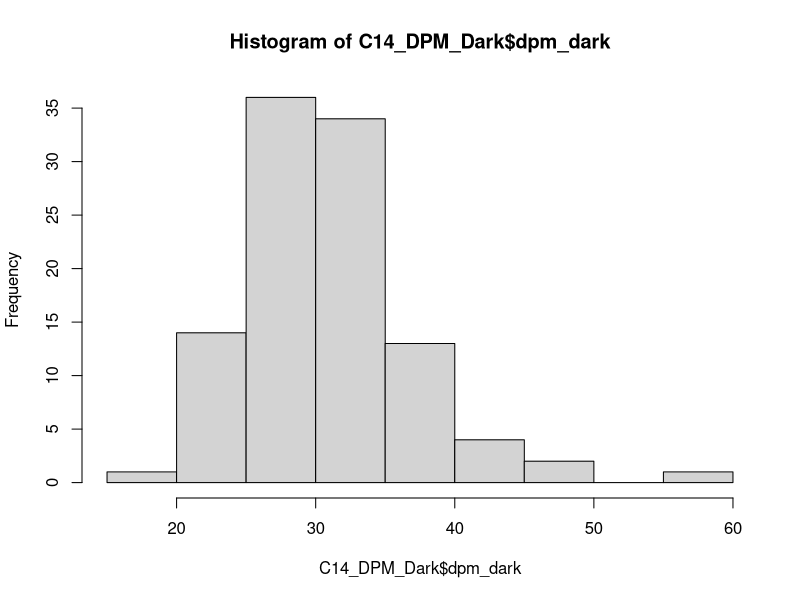
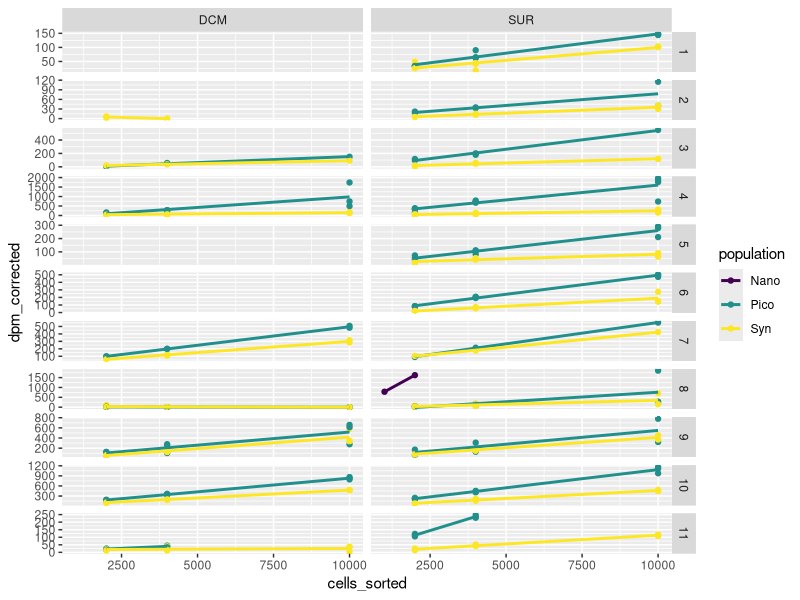
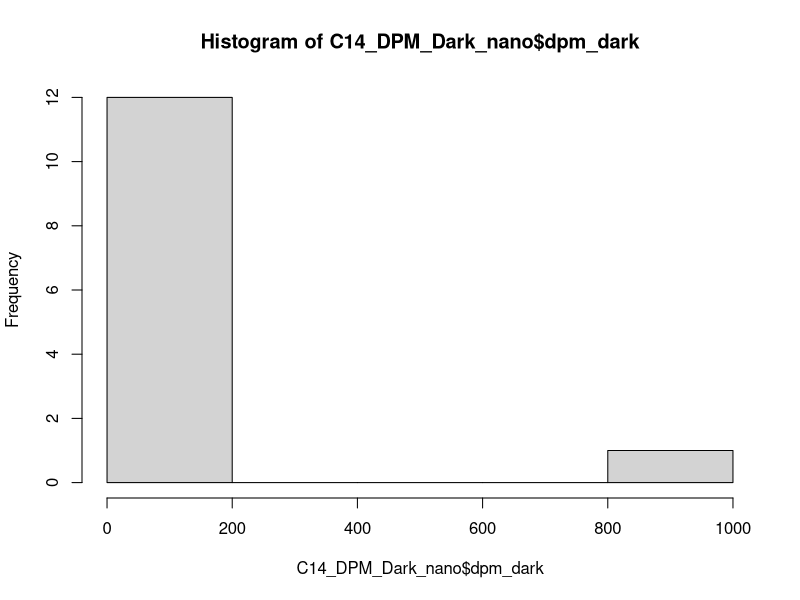
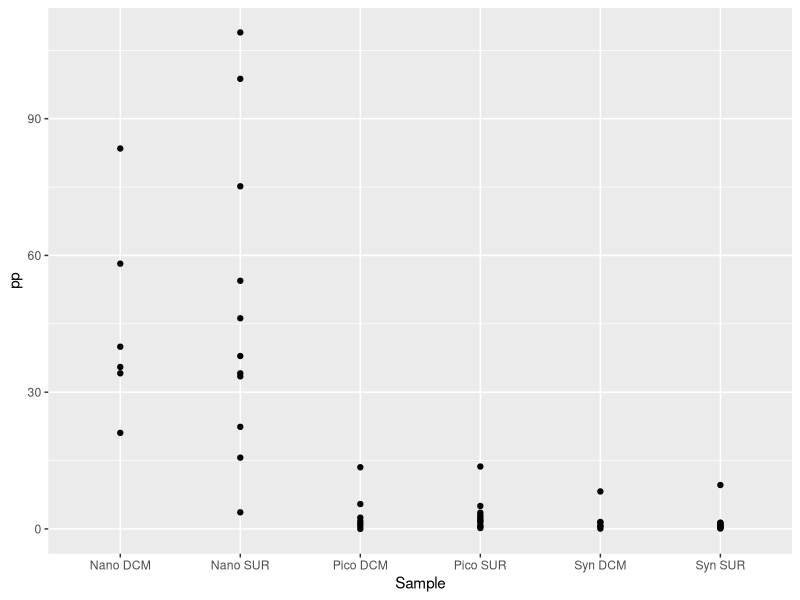
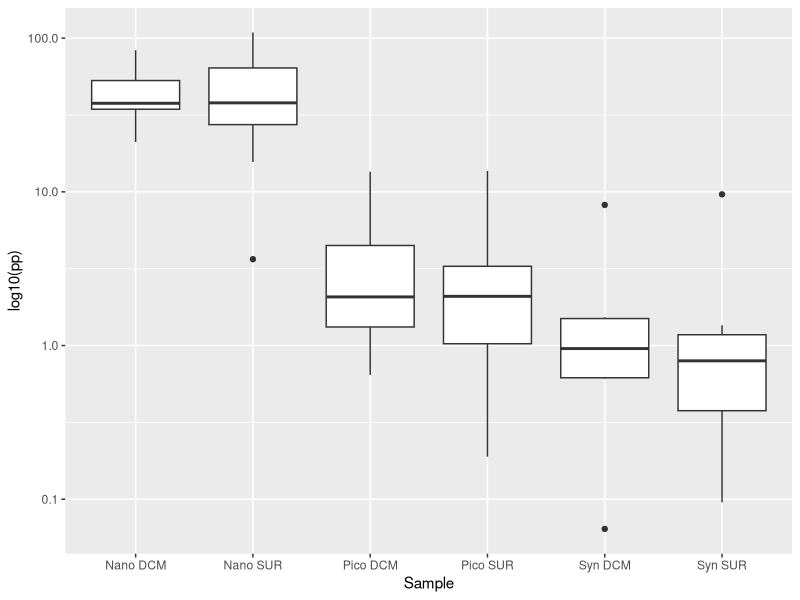
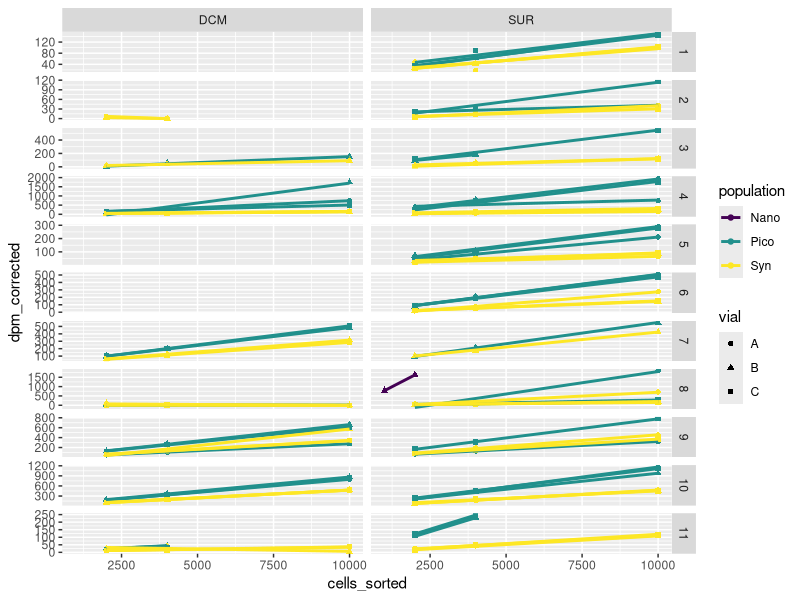

R code for these plots, in order: (Note: this script raises an error after producing the figures.)
## ---- chunk 1
  knitr::opts_chunk$set(message=FALSE,
                        warning=FALSE,
                        cache=TRUE,
                        tidy=FALSE)
## ---- chunk 2
library(dplyr)
library(tidyverse)
library(ggplot2)
library(broom)
## ---- chunk 3
C14_DPM <- readxl::read_excel("TAN1810_14C-Pico_25052020_QA_1.0.xlsx", sheet = "Complete data TAN1810", skip = 11) %>%
  dplyr::select (`Cycle#`, `EXP#`, SAMPLE, `Vial code             (i - initials, A to C - light incubation, D - dark)`, `sorting population`, `Cells sorted`, DPM1, DIC, `SA_dpm_mL`) %>%   
     rename(cycle = `Cycle#`,
            exp = `EXP#`,
            sample = SAMPLE, 
            vial = `Vial code             (i - initials, A to C - light incubation, D - dark)`, 
            population = `sorting population`, 
            cells_sorted = `Cells sorted`, 
            dpm = DPM1,
            SA = `SA_dpm_mL`) %>%
    filter(population != "Nano" | (population == "Nano" & exp == 8 & sample == "SUR" & vial == "B") | (population == "Nano" & exp == 8 & sample == "SUR" & vial == "D")) %>%
    filter(!(exp == 3 & sample == "SUR" & vial == "A" & population == "Pico")) %>%
    filter(!(exp == 2 & sample == "DCM" & vial == "A" & population == "Pico"))
  
C14_DPM
## ---- chunk 4
C14_DPM_Dark <- C14_DPM %>% 
  filter(vial == "D") %>% 
  rename(dpm_dark = dpm) %>% 
  dplyr::select(-vial) # Remove the vial column
C14_DPM_Dark
# Check the values of dpm dark with histogram. The values are normally distributed, concentrated around the mean.
hist(C14_DPM_Dark$dpm_dark)
mean(C14_DPM_Dark$dpm_dark)
## ---- chunk 5
C14_DPM_corrected <- left_join(C14_DPM,C14_DPM_Dark) %>% 
  filter (vial != "D") %>% 
  # DV - The next line replace dpm_dark to average dpm_dark if no value. Checked with histogram above.
  mutate(dpm_dark = case_when (is.na(dpm_dark) ~ mean(dpm_dark, na.rm = TRUE),
                               TRUE ~ dpm_dark))  %>% 
  # DV - The next line set dpm_correct to zero if negative, as negative values are all close to zero.
  mutate(dpm_corrected = case_when (dpm >= dpm_dark ~ dpm - dpm_dark,
                                    TRUE ~0)) 

C14_DPM_corrected  
## ---- chunk 6
 reg_plot <- ggplot(data = C14_DPM_corrected, aes(x=cells_sorted, y=dpm_corrected, color=population)) +
  geom_point() + stat_smooth(method="lm", se=FALSE) +
  facet_grid(rows=vars(exp), cols=vars(sample), scales = "free_y") +
  scale_color_viridis_d()
reg_plot
## ---- chunk 7
C14_DPM_model_1 <- C14_DPM_corrected %>%
  group_by(cycle, exp, sample, population, DIC, SA) %>% 
  tidyr::nest() %>% 
  mutate(
    fit = purrr::map(data, ~ lm(dpm_corrected ~ cells_sorted, data = .x)),
    tidied = purrr::map(fit, tidy)
  ) %>% 
  unnest(tidied)

C14_DPM_model_output_1 <- C14_DPM_model_1 %>% 
  select(exp:population, term, estimate) %>% 
  pivot_wider(names_from="term", values_from ="estimate" ) %>% 
  rename (slope = cells_sorted, intercept = `(Intercept)`)

C14_DPM_model_output_1
  
## ---- chunk 8
pp_cal_1 <- mutate(C14_DPM_model_output_1, pp = DIC*slope*(1/(SA*24))*10^9*1.05) %>%
  ungroup() %>%
  filter(pp >= 0) # remove negative pp values

# add missing rows for data analysis later
pp_cal_1 <- complete(pp_cal_1, nesting(cycle, exp, sample), population) 
  
pp_cal_1
## ---- chunk 9
# Changed the excel sheet read, with final dpm and DIC values
C14_DPM_nano <- readxl::read_excel("TAN1810_14C-Pico_25052020_QA_1.0.xlsx", sheet = "Complete data TAN1810", skip = 11)%>% 
  dplyr::select (`Cycle#`, `EXP#`, SAMPLE, `Vial code             (i - initials, A to C - light incubation, D - dark)`, `sorting population`, `Cells sorted`, DPM1, DIC, `SA_dpm_mL`) %>%   
     rename(cycle = `Cycle#`,
            exp = `EXP#`,
            sample = SAMPLE, 
            vial = `Vial code             (i - initials, A to C - light incubation, D - dark)`, 
            population = `sorting population`, 
            cells_sorted = `Cells sorted`, 
            dpm = DPM1,
            SA = `SA_dpm_mL`) %>%
    filter(population == "Nano" | (exp == 2 & sample == "DCM" & vial == "A" & population == "Pico")) %>%
    filter(!(exp == 5 & sample == "SUR" & vial =="D")) %>%
    filter(!(exp == 7 & sample == "SUR")) %>%
    filter(!(exp == 7 & sample == "DCM")) %>%
    filter(!(exp == 8 & sample == "DCM")) %>%
    filter(!(exp == 8 & sample == "SUR" & vial == "C" & cells_sorted == 2000)) %>%
    filter(!(exp == 6 & sample == "SUR" & vial == "A" & dpm == 384)) %>%
    filter(!(exp == 8 & sample == "SUR" & vial == "B")) %>%
    filter(!(exp == 8 & sample == "SUR" & vial == "D" & cells_sorted == 2000))
  
C14_DPM_nano
## ---- chunk 10
 C14_DPM_Dark_nano <- C14_DPM_nano %>% 
  filter(vial == "D") %>% 
  rename(dpm_dark = dpm) %>% 
  dplyr::select(-vial)  # Remove the vial column
C14_DPM_Dark_nano
# Check the values of dpm dark with histogram.
hist(C14_DPM_Dark_nano$dpm_dark)
mean(C14_DPM_Dark_nano$dpm_dark)
## ---- chunk 11
C14_DPM_corrected_nano <- left_join(C14_DPM_nano,C14_DPM_Dark_nano) %>% 
  filter (vial != "D") %>% 
  # DV - The next line replace dpm_dark to average dpm_dark if no value. Checked with histogram above.
  mutate(dpm_dark = case_when (is.na(dpm_dark) ~ mean(dpm_dark, na.rm = TRUE),
                               TRUE ~ dpm_dark))  %>% 
  # DV - The next line set dpm_correct to zero if negative, as negative values are all close to zero.
  mutate(dpm_corrected = case_when (dpm >= dpm_dark ~ dpm - dpm_dark,
                                    TRUE ~0)) 
C14_DPM_corrected_nano
## ---- chunk 12
# merge tables
pp_cal_nano <-  C14_DPM_corrected_nano %>%
  group_by(SA, population, cycle, DIC, exp, sample) %>%
  mutate(mean_dpm_corrected=mean(dpm_corrected)) %>% #calculate mean
  select(-vial, -dpm, -dpm_dark, -dpm_corrected) %>%
  distinct() #remove duplicates

pp_cal_nano
## ---- chunk 13
pp_cal_nano <- mutate(pp_cal_nano, pp = DIC*mean_dpm_corrected*(1/(SA*24*cells_sorted))*10^9*1.05) %>% 
  ungroup() %>%
  filter(pp >= 0) # remove negative pp values

# add missing rows for data analysis later
pp_cal_nano <- complete(pp_cal_nano, nesting(cycle, exp, sample), population) %>%
  select(-SA, -DIC)%>%
  ungroup()
  
pp_cal_nano
## ---- chunk 14
pp_cal_1_join<-full_join(pp_cal_1,pp_cal_nano) %>%
  select(-SA,-intercept, -slope, -DIC, -cells_sorted, -mean_dpm_corrected)%>%
  arrange(cycle, exp, sample, population)
pp_cal_1_join
## ---- chunk 15
pp_cal_table <- pp_cal_1_join %>% 
  group_by(population,sample) %>% 
  summarise(pp_mean = mean(pp, na.rm = TRUE),
            ssd = sd(pp, na.rm = TRUE),
            count = n()) %>%
  mutate(se = ssd / sqrt(count),
        lower_CI = pp_mean - qt(1 - (0.05 / 2), count - 1) * se,
        upper_CI = pp_mean + qt(1 - (0.05 / 2), count - 1) * se) %>%
  select(population, sample, pp_mean, se, lower_CI, upper_CI)%>%
  rename(Population = population,
         Depth = sample,
         `Mean primary production rate (fgC/h/cell)` = pp_mean,
         `Standard error` = se,
         `Lower CI` = lower_CI,
         `Upper CI` = upper_CI)

pp_cal_point <- pp_cal_1_join %>% 
  ggplot() +
  geom_point(aes(x= str_c(population,sample,  sep=" "), y = pp)) +
  xlab("Sample")

pp_cal_boxplot <- pp_cal_1_join %>% 
  ggplot() +
  geom_boxplot(aes(x= str_c(population,sample,  sep=" "), y = pp)) +
  xlab("Sample") +
  scale_y_continuous(trans='log10')+
  ylab("log10(pp)")

pp_cal_table
pp_cal_point
pp_cal_boxplot
## ---- chunk 16
library(xtable)
print(xtable(pp_cal_table),
      comment = FALSE)
## ---- chunk 17
 ggplot(data = C14_DPM_corrected, aes(x=cells_sorted, y=dpm_corrected, color=population, shape=vial)) +
  geom_point() + stat_smooth(method="lm", se=FALSE) +
  # DV - Set the y_scale to free so that graph is more easy to read
  facet_grid(rows=vars(exp), cols=vars(sample), scales = "free_y") +
  scale_color_viridis_d()
## ---- chunk 18
 C14_DPM_model_2 <- C14_DPM_corrected %>%
  group_by(cycle, exp, station, depth, sample, population, vial, SA) %>% 
  tidyr::nest() %>% 
  mutate(
    fit = purrr::map(data, ~ lm(dpm_corrected ~ cells_sorted, data = .x)),
    tidied = purrr::map(fit, tidy)
  ) %>% 
  unnest(tidied)

C14_DPM_model_output_2 <- C14_DPM_model_2 %>% 
  dplyr::select(exp:population, term, estimate) %>% 
  pivot_wider(names_from="term", values_from ="estimate" ) %>% 
  rename (slope = cells_sorted, intercept = `(Intercept)`)

C14_DPM_model_output_2
  
## ---- chunk 19
# merge tables
pp_cal_2 <- left_join(C14_DPM_model_output_2, DIC_data_corrected)
pp_cal_2
## ---- chunk 20
pp_cal_2 <- mutate(pp_cal_2, pp = DIC*slope*(1/(SA*24))*10^9*1.05) %>%
  ungroup() %>%
  select( -c(station, depth)) %>%
  filter(pp >= 0) # remove negative pp values

# add missing rows for data analysis later
pp_cal_2 <- complete(pp_cal_2, nesting(cycle, exp, sample), vial, population) 
  
pp_cal_2
## ---- chunk 21
 
pp_cal_2 %>% 
  group_by(population, sample) %>% 
  summarise(pp_mean = mean(pp, na.rm = TRUE))

pp_cal_2 %>% 
  ggplot() +
  geom_point(aes(x= str_c(population,sample,  sep=" "), y = pp)) +
  xlab("Sample")

pp_cal_2 %>% 
  ggplot() +
  geom_boxplot(aes(x= str_c(population,sample,  sep=" "), y = pp)) +
  xlab("Sample")
